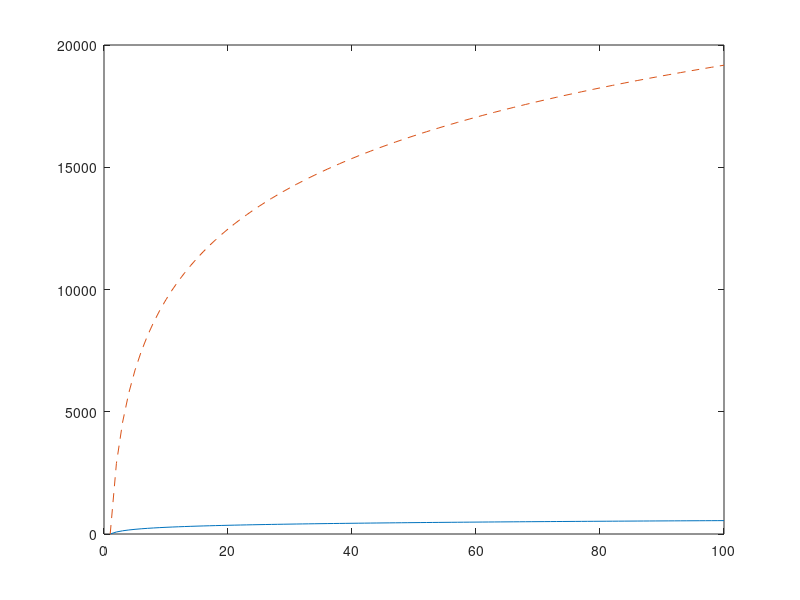

Reproduce this figure in MATLAB.
info = importdata('information_gain.csv')
x = info.data(:,1);     % rate
y = info.data(:,2);     % gain
[m,n] = size(x);

t_w = 30;    % avg time between patches in secs
t_b = 5;   % avg patch processing time in secs
lamda = 1/t_b;

% Parameters for the regression
alfa = 0.01;    % learning rate
Nit = 100;      % number of iterations
theta(1,:) = zeros(1,n);

% Logarithmic regression to find the optimal search time
for i=2:Nit+1

    g = theta(i-1)*log(x) + theta(1);
    J_der = 1/m*(g - y)'*x;
    theta(i,:) = theta(i-1,:) - alfa*J_der;
    J(i-1) = -1/m*(y'*log(g) + (1-y')*log(1 - g));

end

rate = lamda*g/(1+lamda*t_w);
plot(rate)
hold on
plot(g, '--')
hold off
